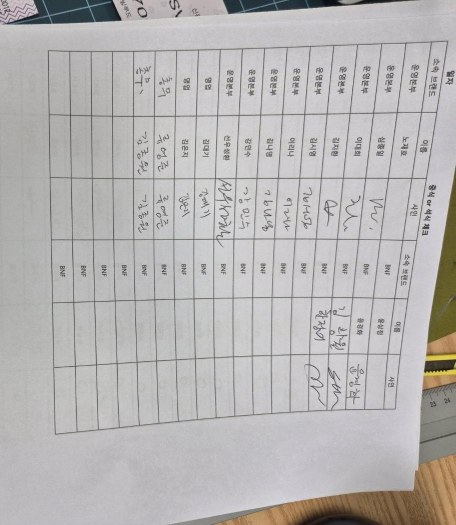
#> input picture Kmgang/5월/img4_content.jpg, 911 x 1050 px (shown at 1/2 size); its folder holds only this picture in this run
$ python -i analyzer.py   (imports and definitions only)
#> lines starting #> are read from the running program, lines starting #| are printed output that depends on the picture
import cv2
import numpy as np
import re
import os
from datetime import datetime
from config import (
    CHECK_MARKS, LUNCH_KEYWORDS, DINNER_KEYWORDS, DATE_PATTERNS
)

_reader = None

# [7 lines left out: function get_reader, not called in this run]


def preprocess_image(image_path):
#> called with image_path = '5월/img4_content.jpg'
    img = cv2.imread(image_path)
#> img is the input picture: shape (1050, 911, 3); mean B, G, R 180, 180.7, 182.9
    if img is None:
        raise ValueError(f"이미지를 열 수 없습니다: {image_path}")

    # 이미지 크기 제한 (너무 크면 처리 느림)
    h, w = img.shape[:2]
#> h = 1050; w = 911
    if w > 2000:
        scale = 2000 / w
        img = cv2.resize(img, (2000, int(h * scale)))

    gray = cv2.cvtColor(img, cv2.COLOR_BGR2GRAY)
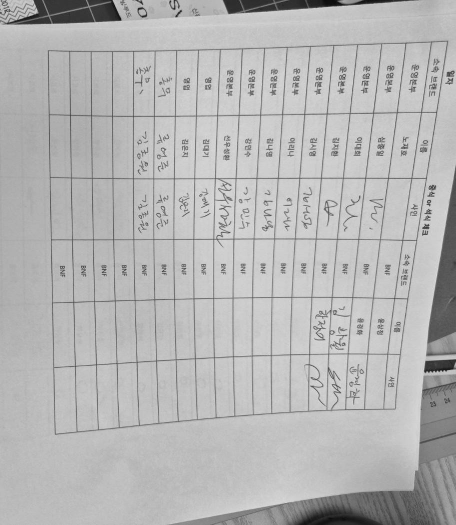
#> gray: shape (1050, 911) (shown at 1/2 size); min 0, max 246, mean 181.3

    # 대비 향상
    clahe = cv2.createCLAHE(clipLimit=2.0, tileGridSize=(8, 8))
    enhanced = clahe.apply(gray)
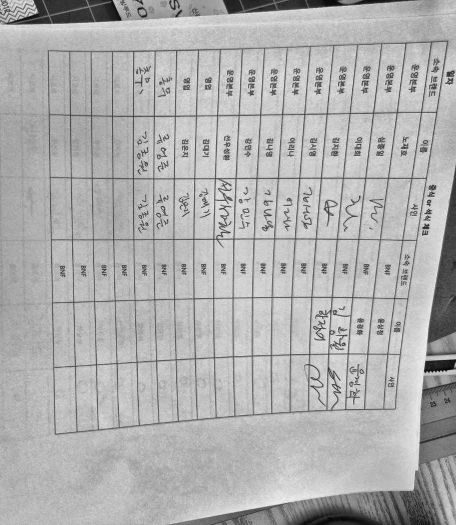
#> enhanced: shape (1050, 911) (shown at 1/2 size); min 1, max 249, mean 175.9

    # 노이즈 제거
    denoised = cv2.fastNlMeansDenoising(enhanced, h=10)

    return denoised


# [142 lines left out: functions extract_date_from_text, extract_date_from_filename, find_column_x, count_checks_in_column, get_header_y, analyze, not called in this run]

>>> result = preprocess_image('5월/img4_content.jpg')

$ run again, on Kmgang/5월/56_1_bot.jpg
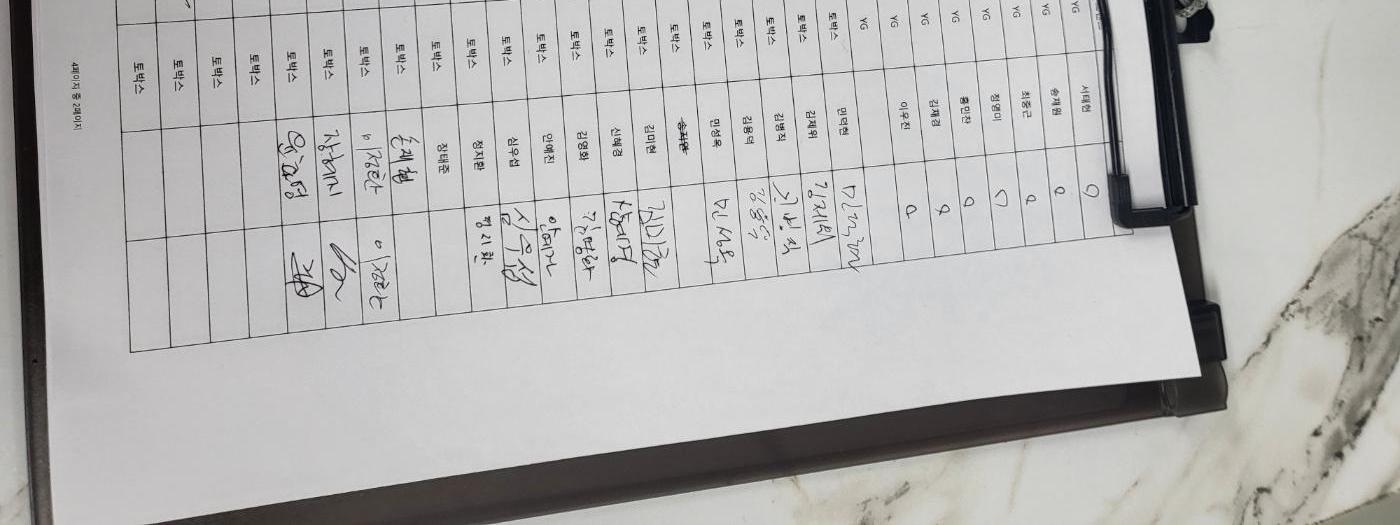
#> input picture Kmgang/5월/56_1_bot.jpg, 1400 x 525 px
#> in preprocess_image, img is the input picture: shape (525, 1400, 3); mean B, G, R 178.8, 180, 180.7
#> in preprocess_image, `enhanced = clahe.apply(gray)`:
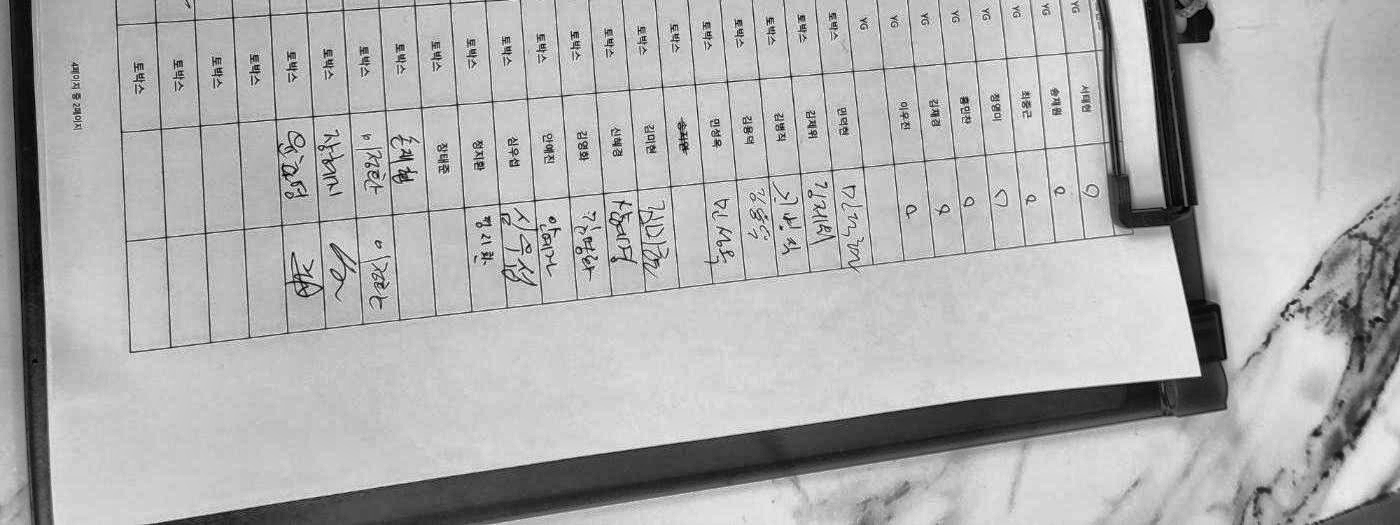
#> enhanced: shape (525, 1400); min 0, max 255, mean 175.5

$ run again, on Kmgang/5월/56_1_bot_names.jpg
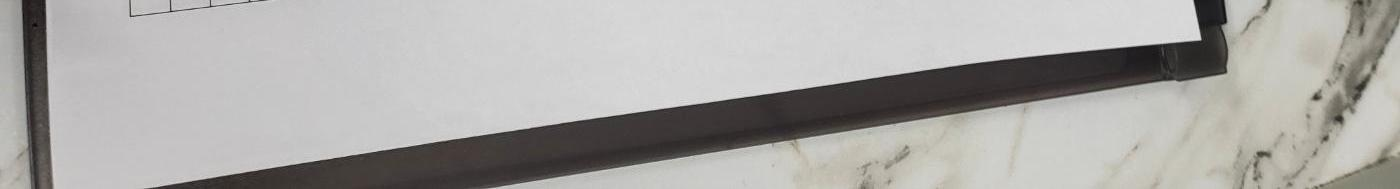
#> input picture Kmgang/5월/56_1_bot_names.jpg, 1400 x 189 px
#> in preprocess_image, img is the input picture: shape (189, 1400, 3); mean B, G, R 166.9, 169.5, 171.1
#> in preprocess_image, `enhanced = clahe.apply(gray)`:
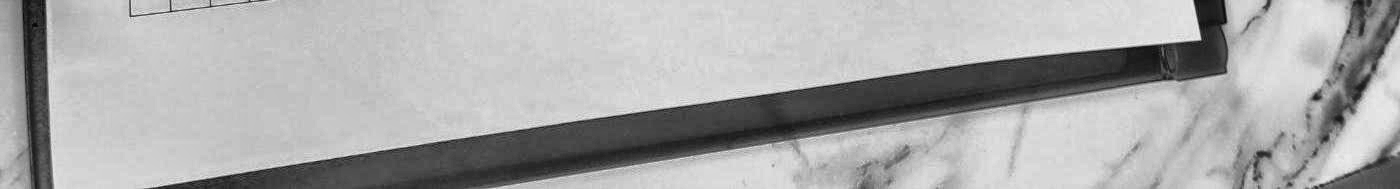
#> enhanced: shape (189, 1400); min 3, max 238, mean 170.3

$ run again, on Kmgang/5월/56_1_bot_zoom.jpg
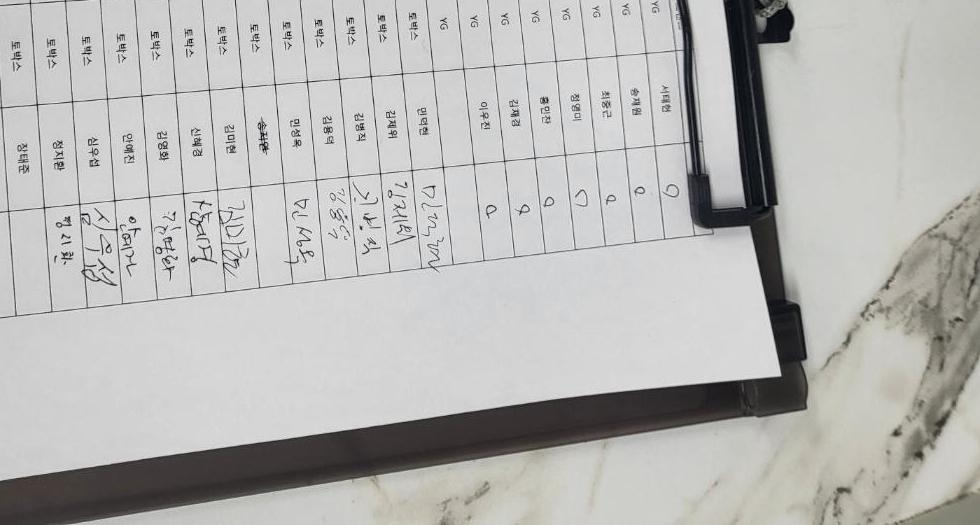
#> input picture Kmgang/5월/56_1_bot_zoom.jpg, 980 x 525 px
#> in preprocess_image, img is the input picture: shape (525, 980, 3); mean B, G, R 181.5, 183.3, 183.7
#> in preprocess_image, `enhanced = clahe.apply(gray)`:
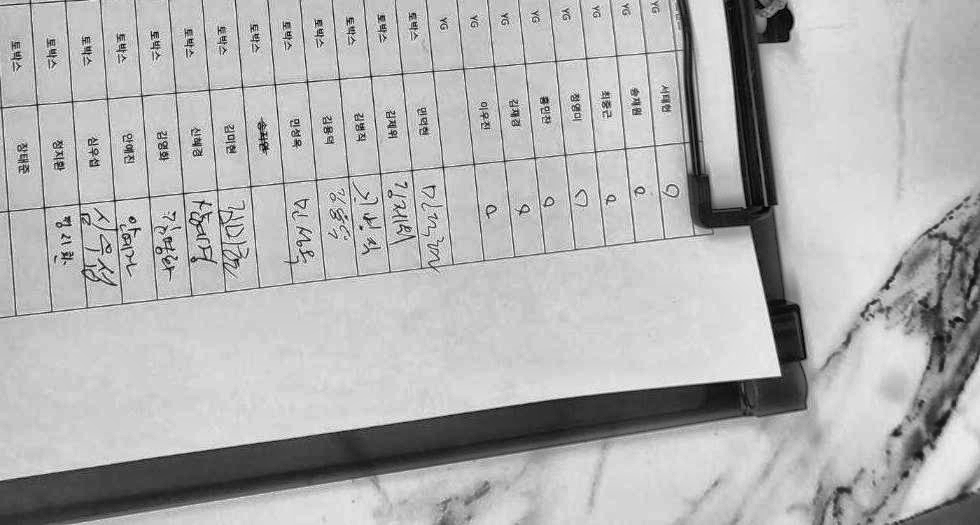
#> enhanced: shape (525, 980); min 1, max 255, mean 178
